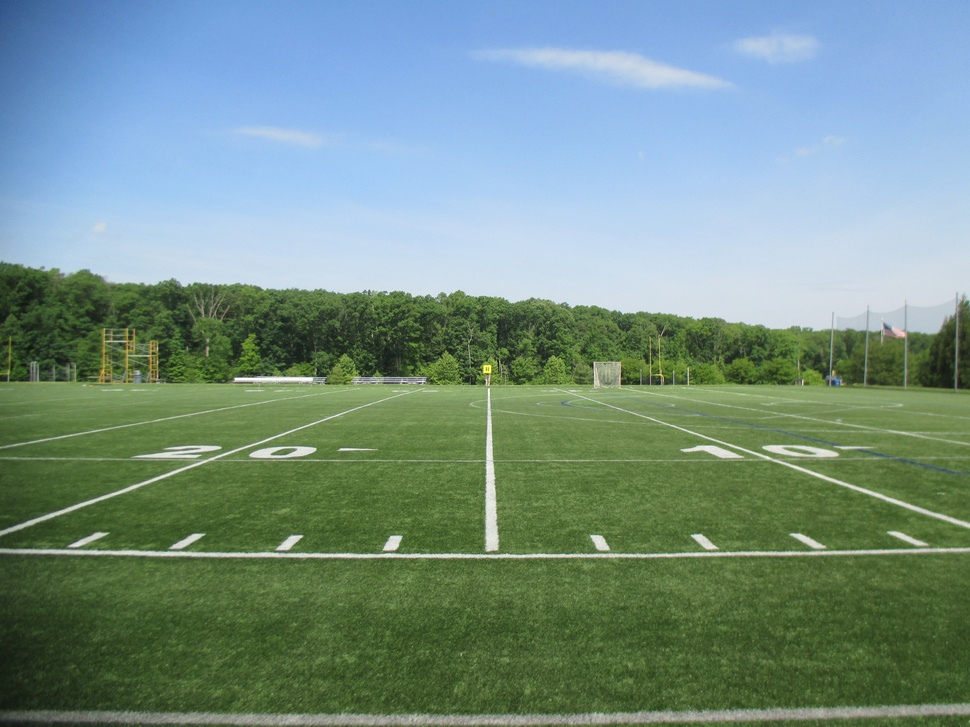
#> input picture 2014 - 2015/images/IMG_0147.JPG, 970 x 727 px, shrunk from 4608 x 3456 before the run
$ python -i blob_detector.py   (imports and definitions only)   (older library calls are emulated)
#> lines starting #> are read from the running program, lines starting #| are printed output that depends on the picture
import cv2
import numpy
import io
import PIL.ImageOps
from matplotlib import pyplot
from PIL import Image
from SyntheticDataset2 import *
from .target_detection_settings import TargetDetectionSettings

class BlobDetector(object):

    """
    The following code and descriptions are adapted from OpenCV:
    """
    def __init__(self, target_map_image_path):
        """
        :param target_map_image_path: the path to an image

        :type target_map_image_path: an image file such as JPG and PNG
        """
#> called with target_map_image_path = '../../../2014 - 2015/images/IMG_0147.JPG'
        self.target_map_image_path = target_map_image_path
        self.raw_target_map_image = Image.open(target_map_image_path)
#> self.raw_target_map_image is the input picture: PIL image 970x727 RGB; mean R, G, B 117.3, 144.4, 133.6
        self.raw_target_map_image = self.raw_target_map_image.convert("RGB")
        self.minimum_area = (TargetDetectionSettings.TARGET_SIZE_RANGE_IN_PIXELS[0]) ** 2
        self.maximum_area = (TargetDetectionSettings.TARGET_SIZE_RANGE_IN_PIXELS[1]) ** 2

    def detect_blobs(self):
        """
        The algorithm of SimpleBlobDetector follows the following steps:

        Thresholding: Convert the source images to several binary images by
                      thresholding the source image with thresholds starting at
                      minThreshold. These thresholds are incremented by
                      thresholdStep until maxThreshold. So the first threshold
                      is minThreshold, the second is
                      minThreshold + thresholdStep, the third is
                      minThreshold + 2 x thresholdStep, and so on.

        Grouping: In each binary image, connected white pixels are grouped
                  together. Let us call these binary blobs.

        Merging: The centers of the binary blobs in the binary images are
                 computed, and blobs located closer than minDistBetweenBlobs are
                 merged.

        Center & Radius Calculation: The centers and radii of the new merged
                                     blobs are computed and returned.
        """
        #Set up the detector with default parameters.
        params = cv2.SimpleBlobDetector_Params()

        #Set up Thresholds. Values are changed in TargetDetectionSettings.
        params.minThreshold = TargetDetectionSettings.BLOB_DETECTOR_MINIMUM_THRESHOLD
        params.maxThreshold = TargetDetectionSettings.BLOB_DETECTOR_MAXIMUM_THRESHOLD

        #Set up filters. Values are changed in TargetDetectionSettings.
        params.filterByArea = TargetDetectionSettings.FILTER_BY_AREA_ON
        params.minArea = self.minimum_area
        params.maxArea = self.maximum_area

        params.filterByCircularity = TargetDetectionSettings.FILTER_BY_CIRCULARITY_ON
        params.minCircularity = TargetDetectionSettings.MINIMUM_CIRCULARITY
        params.maxCircularity = TargetDetectionSettings.MAXIMUM_CIRCULARITY

        params.filterByConvexity = TargetDetectionSettings.FILTER_BY_CONVEXITY_ON
        params.minConvexity = TargetDetectionSettings.MINIMUM_CONVEXITY
        params.maxConvexity = TargetDetectionSettings.MAXIMUM_CONVEXITY

        params.filterByInertia = TargetDetectionSettings.FILTER_BY_INERTIA_ON
        params.minInertiaRatio = TargetDetectionSettings.MINIMUM_INERTIA_RATIO
        params.maxInertiaRatio = TargetDetectionSettings.MAXIMUM_INERTIA_RATIO

        #Create a detector with the parameters.
        ver = (cv2.__version__).split('.')
        if int(ver[0]) < 3 :
        	detector = cv2.SimpleBlobDetector(params)
        else :
        	detector = cv2.SimpleBlobDetector_create(params)

        #Detect blobs.
        inverted_image = PIL.ImageOps.invert(self.raw_target_map_image)
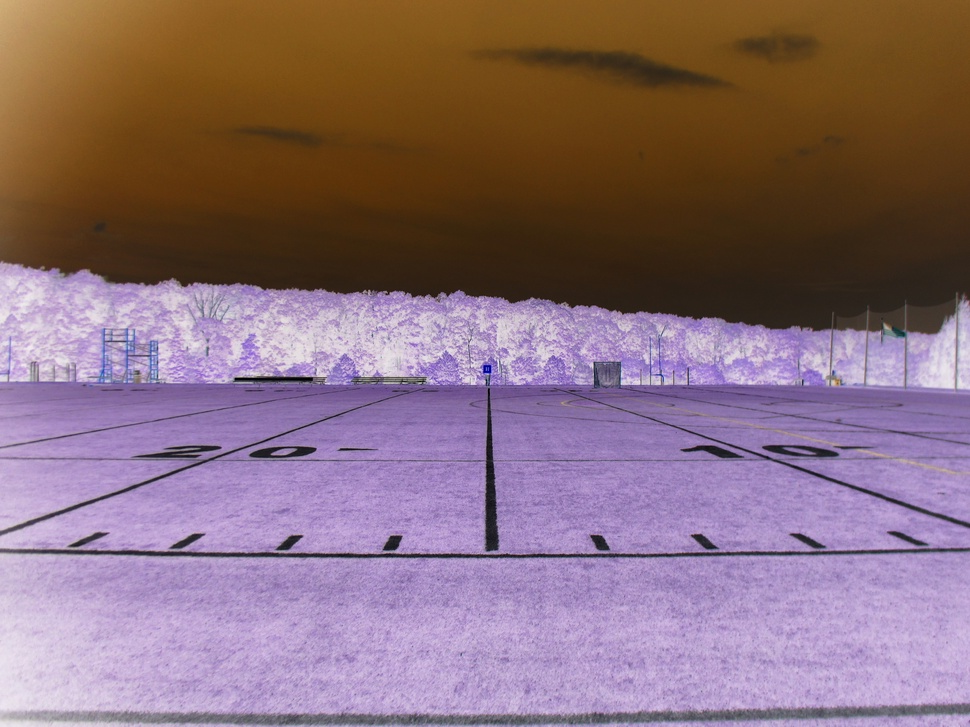
#> inverted_image: PIL image 970x727 RGB; mean R, G, B 137.7, 110.6, 121.4
        posterized_image = PIL.ImageOps.posterize(inverted_image, 2)
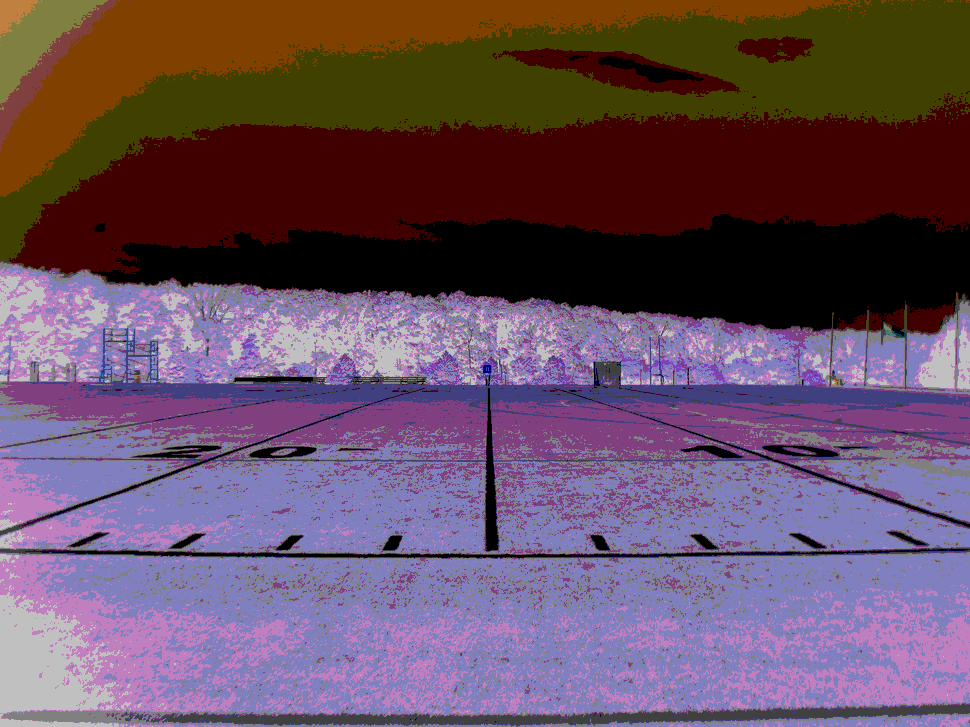
#> posterized_image: PIL image 970x727 RGB; mean R, G, B 104, 79, 96.9

        image = numpy.array(posterized_image)
        image = cv2.cvtColor(image, cv2.COLOR_RGB2BGR)
        keypoints = detector.detect(image)
#> keypoints = 3 keypoints; (x, y, size): (164, 319, 62.6), (520, 343, 53.4), (43, 341, 45)

        """
        Return the coordinates of the top left corners of the blobs and their
        widths and heights with margins around them. The margins are checked so
        that they do not extend out of the bound of the image.
        """
        blob_list = []
        for index in range(len(keypoints)):
            blob_center_x = round(keypoints[index].pt[0])
            blob_center_y = round(keypoints[index].pt[1])
            blob_diameter = round(keypoints[index].size)

            blob_top_left_x = blob_center_x - (blob_diameter / 2)
            blob_top_left_y = blob_center_y - (blob_diameter / 2)

            blob_bottom_right_x = blob_center_x + (blob_diameter / 2)
            blob_bottom_right_y = blob_center_y + (blob_diameter / 2)

            if (blob_top_left_x < 0):
                blob_top_left_x = 0

            if (blob_top_left_y < 0):
                blob_top_left_y = 0

            if (blob_bottom_right_x >= self.raw_target_map_image.width):
                blob_bottom_right_x = self.raw_target_map_image.width - 1

            if (blob_bottom_right_y >= self.raw_target_map_image.height):
                blob_bottom_right_y = self.raw_target_map_image.height - 1

            blob_width = blob_bottom_right_x - blob_top_left_x
            blob_height = blob_bottom_right_y - blob_top_left_y

            blob_list.append((blob_top_left_x, blob_top_left_y, blob_width, blob_height))
#> this loop made 3 passes
#> (blob_center_x, blob_center_y, blob_diameter, blob_width) on passes 1 to 3: (520, 343, 53, 53), (164, 319, 63, 63), (43, 341, 45, 45)
#> after the loop, blob_list = [(493.5, 316.5, 53, 53), (132.5, 287.5, 63, 63), (20.5, 318.5, 45, 45)]

        #Show the image with detected blobs circled.
        '''
        image_with_keypoints = cv2.drawKeypoints(image, keypoints, numpy.array([]), (0,0,255), cv2.DRAW_MATCHES_FLAGS_DRAW_RICH_KEYPOINTS)
        image = Image.fromarray(image_with_keypoints, 'RGB')
        image.show()
        '''

        return blob_list

>>> result = BlobDetector('../../../2014 - 2015/images/IMG_0147.JPG').detect_blobs()
#> result has the same summary as blob_list in detect_blobs

$ run again, on 2014 - 2015/images/IMG_0150.JPG
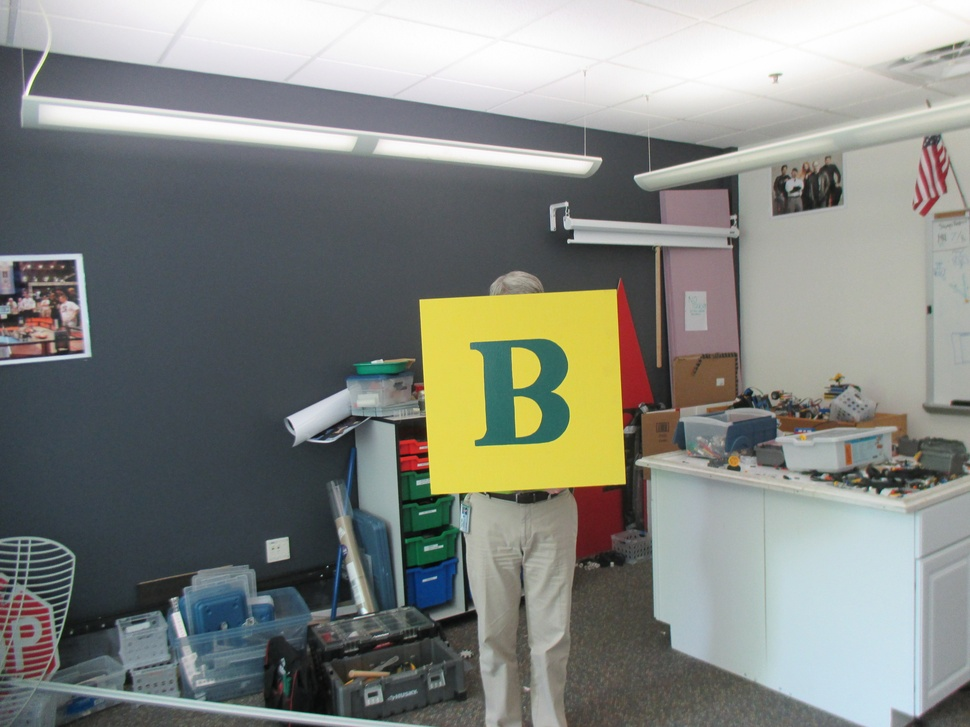
#> input picture 2014 - 2015/images/IMG_0150.JPG, 970 x 727 px, shrunk from 4608 x 3456 before the run
#> in __init__, self.raw_target_map_image is the input picture: PIL image 970x727 RGB; mean R, G, B 132.2, 135.3, 130
#> in detect_blobs, `inverted_image = PIL.ImageOps.invert(self.raw_target_map_image)`:
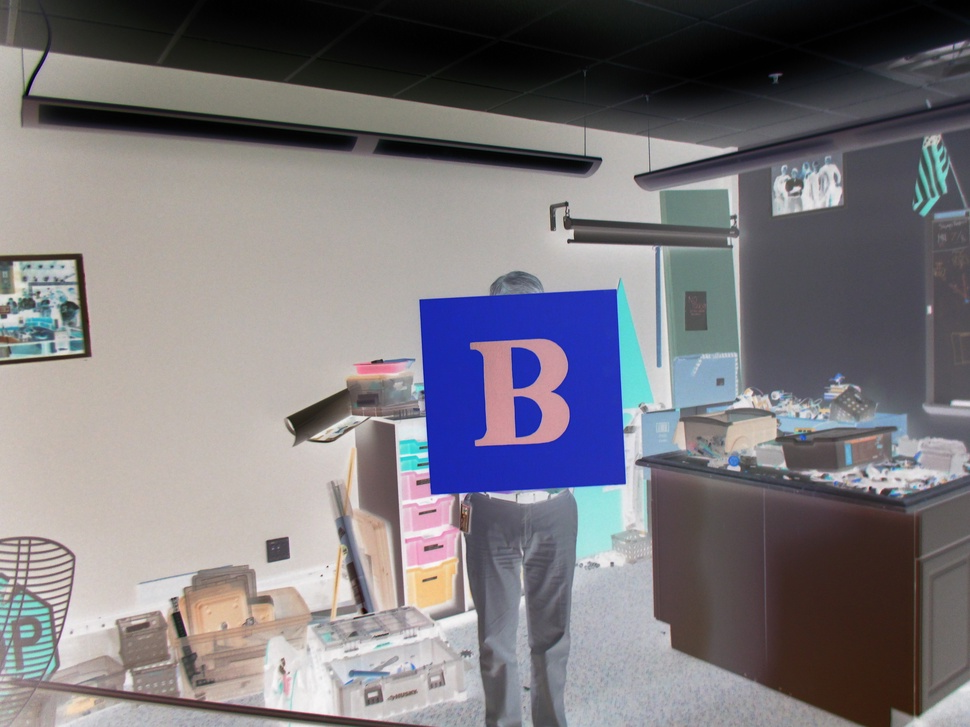
#> inverted_image: PIL image 970x727 RGB; mean R, G, B 122.8, 119.7, 125
#> in detect_blobs, `posterized_image = PIL.ImageOps.posterize(inverted_image, 2)`:
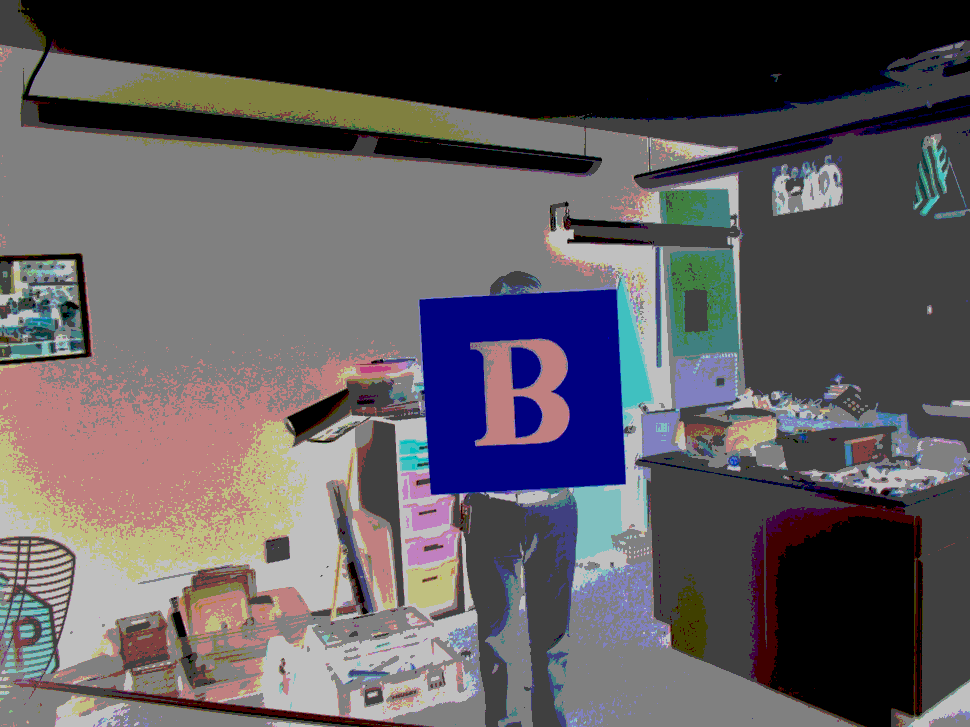
#> posterized_image: PIL image 970x727 RGB; mean R, G, B 93.3, 89.3, 93.6
#> keypoints = 9 keypoints; (x, y, size): (43, 302, 80.8), (144, 649, 52.7), (704, 424, 45.1), (696, 310, 40), (821, 189, 38.9), (524, 367, 37), (721, 189, 37), (526, 416, 35.8), (277, 549, 27.5)
#> the loop in detect_blobs, `for index in range(len(keypoints)):` made 9 passes
#> (blob_center_x, blob_center_y, blob_diameter, blob_width) on passes 1 to 8: (526, 416, 36, 36), (524, 367, 37, 37), (277, 549, 27, 27), (696, 310, 40, 40), (144, 649, 53, 53), (704, 424, 45, 45), (43, 302, 81, 81), (721, 189, 37, 37)
#> after the loop in detect_blobs, `for index in range(len(keypoints)):`: blob_list = [(508, 398, 36, 36), (505.5, 348.5, 37, 37), (263.5, 535.5, 27, 27), (676, 290, 40, 40), (117.5, 622.5, 53, 53), (681.5, 401.5, 45, 45), (2.5, 261.5, 81, 81), (702.5, 170.5, 37, 37), (801.5, 169.5, 39, 39)]
#> result has the same summary as blob_list in detect_blobs

$ run again, on 2014 - 2015/images/IMG_0159.JPG
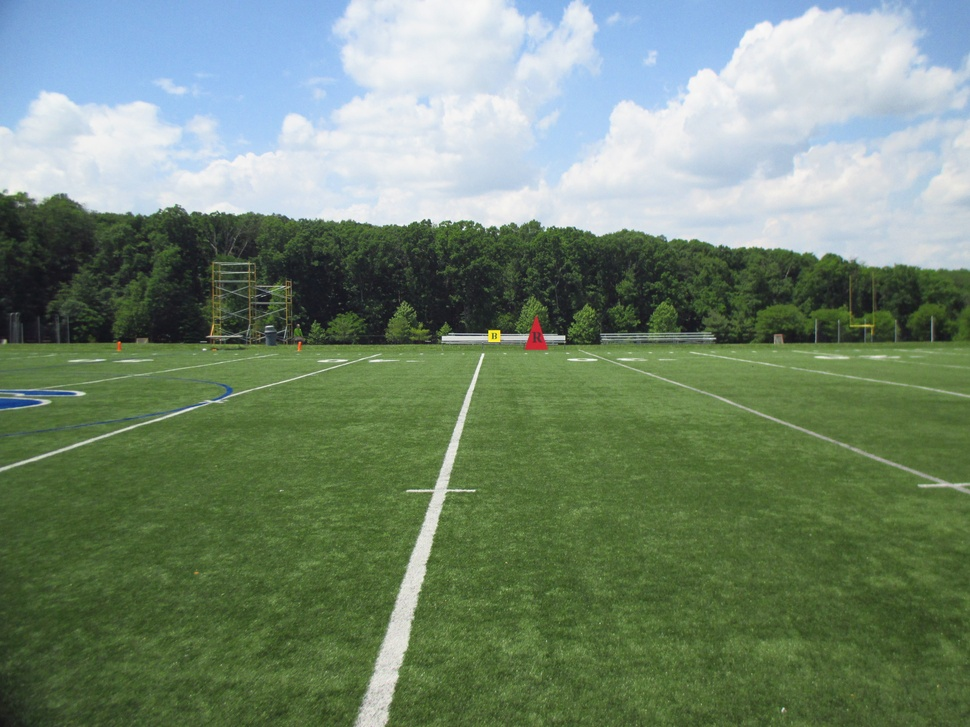
#> input picture 2014 - 2015/images/IMG_0159.JPG, 970 x 727 px, shrunk from 4608 x 3456 before the run
#> in __init__, self.raw_target_map_image is the input picture: PIL image 970x727 RGB; mean R, G, B 115.6, 135.8, 113.3
#> in detect_blobs, `inverted_image = PIL.ImageOps.invert(self.raw_target_map_image)`:
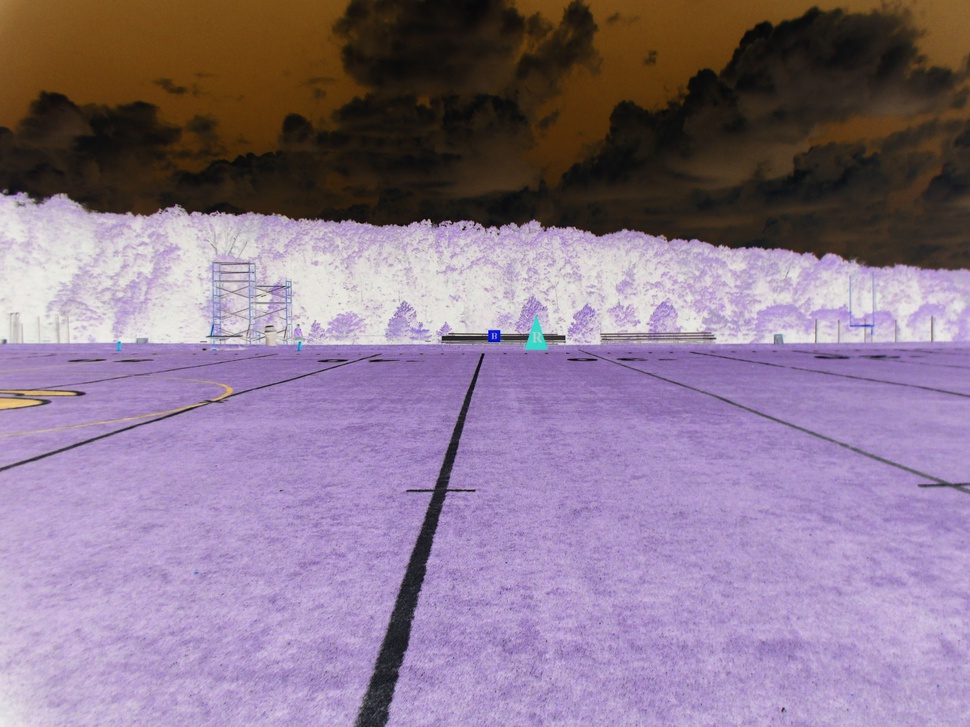
#> inverted_image: PIL image 970x727 RGB; mean R, G, B 139.4, 119.2, 141.7
#> in detect_blobs, `posterized_image = PIL.ImageOps.posterize(inverted_image, 2)`:
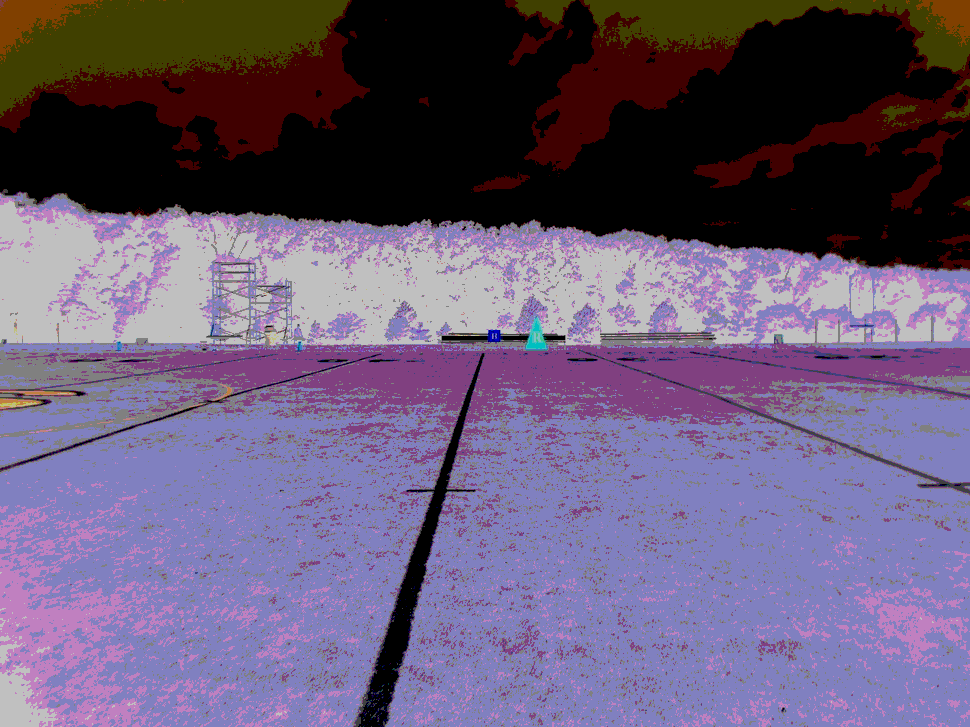
#> posterized_image: PIL image 970x727 RGB; mean R, G, B 103.7, 90.1, 118.8
#> keypoints = 7 keypoints; (x, y, size): (921, 306, 74.4), (916, 627, 56), (405, 325, 34.8), (21, 522, 34), (583, 321, 28.3), (71, 299, 26.4), (627, 282, 22.7)
#> the loop in detect_blobs, `for index in range(len(keypoints)):` made 7 passes
#> (blob_center_x, blob_center_y, blob_diameter, blob_width) on passes 1 to 7: (916, 627, 56, 56), (21, 522, 34, 34), (583, 321, 28, 28), (405, 325, 35, 35), (921, 306, 74, 74), (71, 299, 26, 26), (627, 282, 23, 23)
#> after the loop in detect_blobs, `for index in range(len(keypoints)):`: blob_list = [(888, 599, 56, 56), (4, 505, 34, 34), (569, 307, 28, 28), (387.5, 307.5, 35, 35), (884, 269, 74, 74), (58, 286, 26, 26), (615.5, 270.5, 23, 23)]
#> result has the same summary as blob_list in detect_blobs
